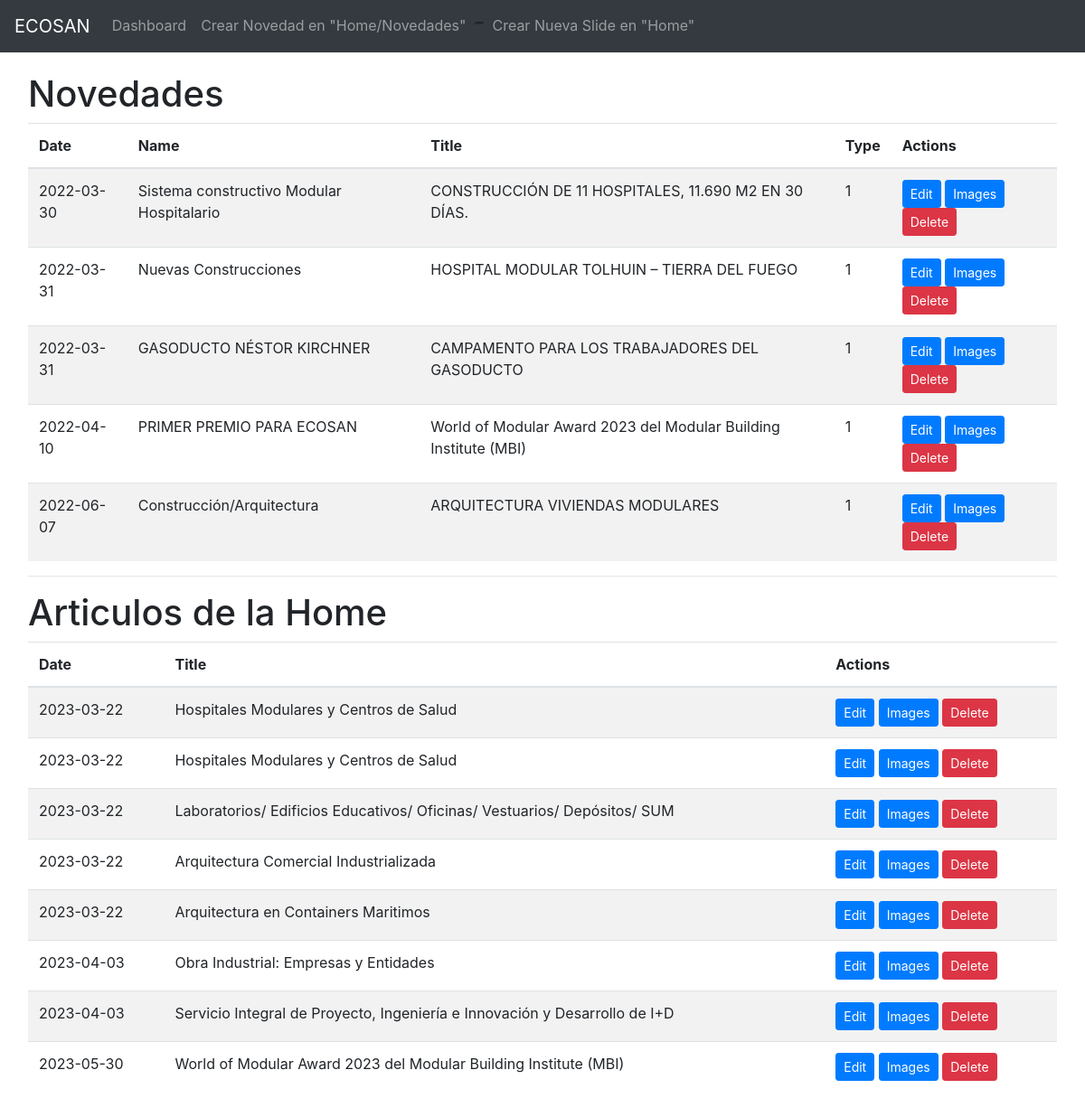
The app's page /admin/index.php with its own data.
### tables this page shows
CREATE TABLE `articles` (
  `article_id` int(11) NOT NULL,
  `name` varchar(256) NOT NULL,
  `title` varchar(256) NOT NULL,
  `subtitle` text NOT NULL,
  `content` longtext NOT NULL,
  `type` int(11) NOT NULL,
  `date` date NOT NULL
);

### src/admin/index.php (called while the page is built, shortened)
<?php
  include_once '../mysql/mysql.php';
  $sql = 'SELECT * FROM articles WHERE type = 1 ORDER BY date ASC';
  $result = $conn->query($sql);
  $sql_news = 'SELECT * FROM articles WHERE type = 4 ORDER BY date ASC';
  $result_news = $conn->query($sql_news);
  include_once 'dashboard.php';
?>

### src/admin/dashboard.php (the view, shortened to what this page needs)
<!DOCTYPE html>
<html lang="es">
<head>
  <?php include 'commons/head.php' ?>
</head>
<body>
  <?php include 'commons/header.php' ?>
  <main role="main" class="container-fluid">
    <div class="starter-template">
      <h1>Novedades</h1>
      <table class="table table-striped">
        <thead>
          <tr>
            <th scope="col">Date</th>
            <th scope="col">Name</th>
            <th scope="col">Title</th>
            <th scope="col">Type</th>
            <th scope="col">Actions</th>
          </tr>
        </thead>
        <tbody>
          <?php
              if ($result->num_rows > 0) {
                while($row = $result->fetch_assoc()) {
                  echo '
                  <tr>
                    <td>'.$row["date"].'</td>
                    <td>'.$row["name"].'</td>
                    <td>'.$row["title"].'</td>
                    <td>'.$row["type"].'</td>
                    <td>
                      <a href="edit_article.php?article_id='.$row["article_id"].' " class="btn btn-primary btn-sm">Edit</a>
                      <a href="/admin/edit_images.php?article_id='.$row["article_id"].' " class="btn btn-primary btn-sm">Images</a>
                      <a href="delete_article.php?article_id='.$row["article_id"].' " onclick="return confirm(`Are you sure to delete '.$row["article_id"].'?`)" class="btn btn-danger btn-sm">Delete</a>
                    </td>
                  </tr>';
                }
              } else {
                echo '<tr><th colspan="7" scope="row">No results</th></tr>';
              }
            ?>
        </tbody>
      </table>
      <hr />
      <h1>Articulos de la Home</h1>
      <table class="table table-striped">
        <thead>
          <tr>
            <th scope="col">Date</th>
            <th scope="col">Title</th>
            <th scope="col">Actions</th>
          </tr>
        </thead>
        <tbody>
          <?php
              if ($result_news->num_rows > 0) {
                while($row = $result_news->fetch_assoc()) {
                  if ($row['type'] == 4) {
                    echo '
                    <tr>
                      <td>'.$row["date"].'</td>
                      <td>'.$row["title"].'</td>
                      <td>
                        <a href="edit_new.php?article_id='.$row["article_id"].' " class="btn btn-primary btn-sm">Edit</a>
                        <a href="/admin/edit_images.php?article_id='.$row["article_id"].' " class="btn btn-primary btn-sm">Images</a>
                        <a href="delete_article.php?article_id='.$row["article_id"].' " onclick="return confirm(`Are you sure to delete '.$row["article_id"].'?`)" class="btn btn-danger btn-sm">Delete</a>
                      </td>
                    </tr>';
                  }
                }
              } else {
                echo '<tr><th colspan="7" scope="row">No results</th></tr>';
              }
            ?>
        </tbody>
      </table>
    </div>
  </main>
</body>
</html>

### src/admin/assets/admin.css (style rules this page uses)
body { padding-top: 4rem; }
.starter-template { padding: 1rem; }

### records on screen
articles: date "2022-03-30", name "Sistema constructivo Modular Hospitalario", title "CONSTRUCCIÓN DE 11 HOSPITALES, 11.690 M2 EN 30 DÍAS.", type "1"
articles: date "2022-03-31", name "Nuevas Construcciones", title "HOSPITAL MODULAR TOLHUIN – TIERRA DEL FUEGO", type "1"
articles: date "2022-03-31", name "GASODUCTO NÉSTOR KIRCHNER", title "CAMPAMENTO PARA LOS TRABAJADORES DEL GASODUCTO", type "1"
articles: date "2022-04-10", name "PRIMER PREMIO PARA ECOSAN", title "World of Modular Award 2023 del Modular Building Institute (MBI)", type "1"
articles: date "2022-06-07", name "Construcción/Arquitectura", title "ARQUITECTURA VIVIENDAS MODULARES", type "1"
articles: date "2023-03-22", title "Hospitales Modulares y Centros de Salud"
articles: date "2023-03-22", title "Hospitales Modulares y Centros de Salud"
articles: date "2023-03-22", title "Laboratorios/ Edificios Educativos/ Oficinas/ Vestuarios/ Depósitos/ SUM"
articles: date "2023-03-22", title "Arquitectura Comercial Industrializada"
articles: date "2023-03-22", title "Arquitectura en Containers Maritimos"
articles: date "2023-04-03", title "Obra Industrial: Empresas y Entidades"
articles: date "2023-04-03", title "Servicio Integral de Proyecto, Ingeniería e Innovación y Desarrollo de I+D"
articles: date "2023-05-30", title "World of Modular Award 2023 del Modular Building Institute (MBI)"
